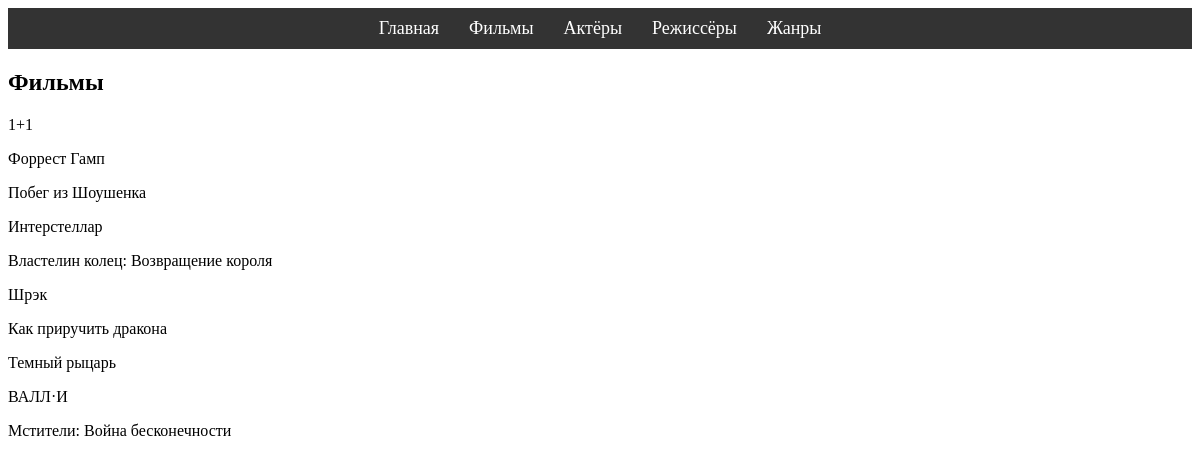
Page /movies/ on the committed database.
### kinopoisk/models.py (models this page shows)
class Movie(models.Model):
    title = models.CharField(max_length=355)
    description = models.TextField()
    release_date = models.DateField(null=True, blank=True)
    rating = models.FloatField(null=True, blank=True)
    duration = models.PositiveSmallIntegerField()
    genres = models.ManyToManyField(Genre, related_name='movies')
    directors = models.ManyToManyField(
        MoviePerson, related_name='directed_movies'
    )
    budget = models.PositiveIntegerField()
    actors = models.ManyToManyField(
        MoviePerson, related_name='acted_in_movies')
    poster = models.ImageField(
        upload_to="kinopoisk/images/movies/posters/",
        blank=True, null=True)

### kinopoisk/views.py (the view)
# urls.py: path('movies/', movie_list, name='movie_list'),  # Список всех фильмов.
def movie_list(request):  # Сами
    movies = Movie.objects.all()
    return render(request, 'kinopoisk/movie_list.html', {
        'movies': movies
    })

### templates/kinopoisk/movie_list.html (shortened to what this page needs)
{% extends 'base.html' %}
{% block content %}
    <h2>Фильмы</h2>
    {% for movie in movies %}
        <p>{{ movie.title }}</p>
    {% endfor %}
{% endblock %}

### rows in the picture
Movie: title "1+1"
Movie: title "Форрест Гамп"
Movie: title "Побег из Шоушенка"
Movie: title "Интерстеллар"
Movie: title "Властелин колец: Возвращение короля"
Movie: title "Шрэк"
Movie: title "Как приручить дракона"
Movie: title "Темный рыцарь"
Movie: title "ВАЛЛ·И"
Movie: title "Мстители: Война бесконечности"
